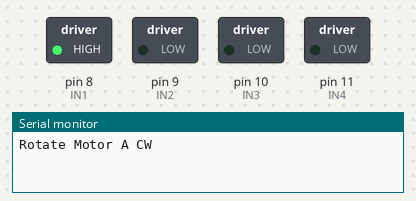
This sketch was run on a simulated Arduino Uno, built with avr-gcc and run on an emulated ATmega328P. On the bench: switched loads named in the sketch (green lamp = pin HIGH), the last lines printed to the serial monitor.

Above: at 1.0 s.
At 2.2 s:
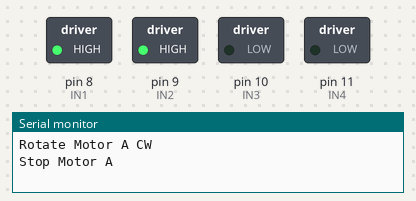
At 3.5 s:
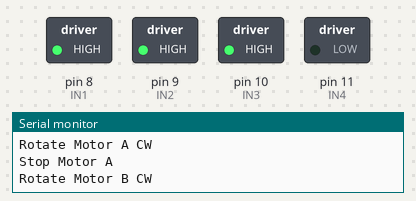
At 6.0 s:
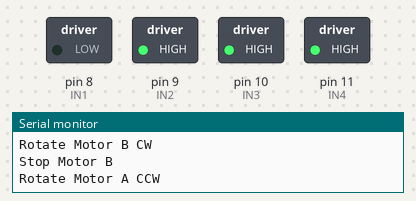
At 8.5 s:
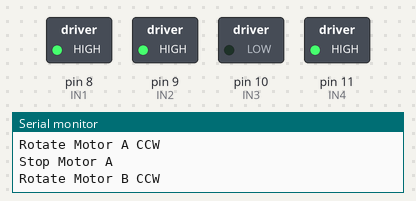
At 11.0 s:
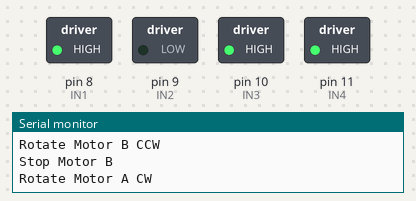
Timing chart, 0 to 13.0 s (numbered marks = the images above):
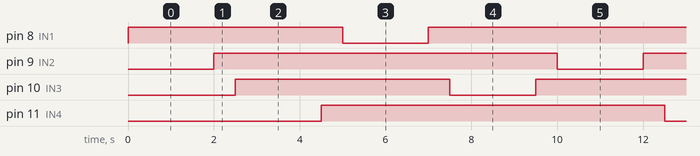

Measured:
- by itself, pin 8 (IN1), pin 10 (IN3): repeats every 10.0 s: LOW 2.0 s, HIGH 8.0 s
- by itself, pin 9 (IN2), pin 11 (IN4): alternates HIGH for 8.0 s and LOW for 2.0 s

The sketch:

DC_Motor_Control_L298N.ino
```cpp
int IN1 = 8;
int IN2 = 9;
int IN3 = 10;
int IN4 = 11;

void setup()
{
    Serial.begin(9600);
    pinMode(IN1, OUTPUT);
    pinMode(IN2, OUTPUT);
    pinMode(IN3, OUTPUT);
    pinMode(IN4, OUTPUT);
}

void loop()
{
    // Rotate the Motor A clockwise
    digitalWrite(IN1, HIGH);
    digitalWrite(IN2, LOW);
    Serial.println("Rotate Motor A CW");
    delay(2000);
    // Motor A Stop
    digitalWrite(IN1, HIGH);
    digitalWrite(IN2, HIGH);
    Serial.println("Stop Motor A");
    delay(500);
    // Rotate the Motor B clockwise
    digitalWrite(IN3, HIGH);
    digitalWrite(IN4, LOW);
    Serial.println("Rotate Motor B CW");
    delay(2000);
    // Motor B Stop
    digitalWrite(IN3, HIGH);
    digitalWrite(IN4, HIGH);
    Serial.println("Stop Motor B");
    delay(500);
    // Rotates the Motor A counter-clockwise
    digitalWrite(IN1, LOW);
    digitalWrite(IN2, HIGH);
    Serial.println("Rotate Motor A CCW");
    delay(2000);
    // Motor A Stop
    digitalWrite(IN1, HIGH);
    digitalWrite(IN2, HIGH);
    Serial.println("Stop Motor A");
    delay(500);
    // Rotates the Motor B counter-clockwise
    digitalWrite(IN3, LOW);
    digitalWrite(IN4, HIGH);
    Serial.println("Rotate Motor B CCW");
    delay(2000);
    // Motor B Stop
    digitalWrite(IN3, HIGH);
    digitalWrite(IN4, HIGH);
    Serial.println("Stop Motor B");
    delay(500);
}
```
